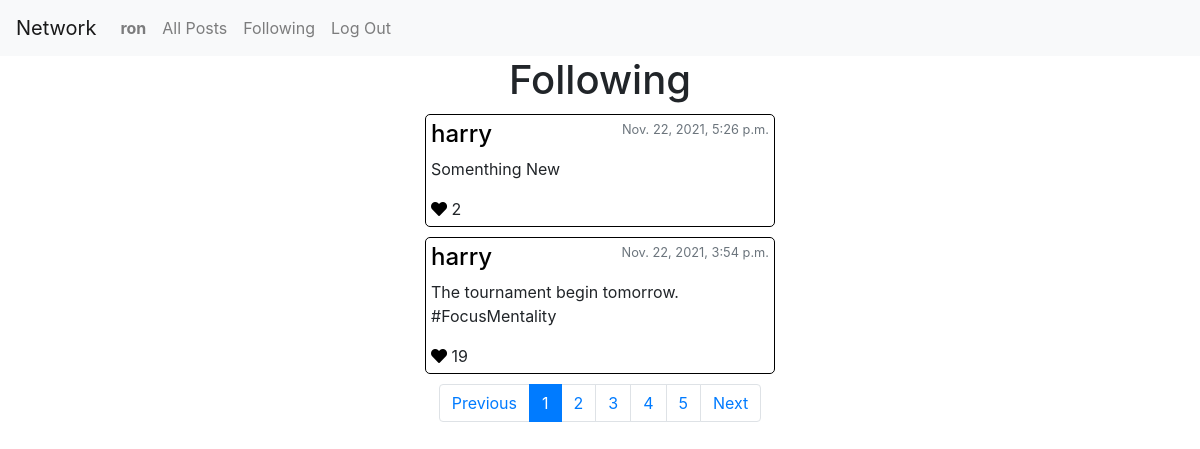
The page /following/1 (signed in) on the database as committed earlier.
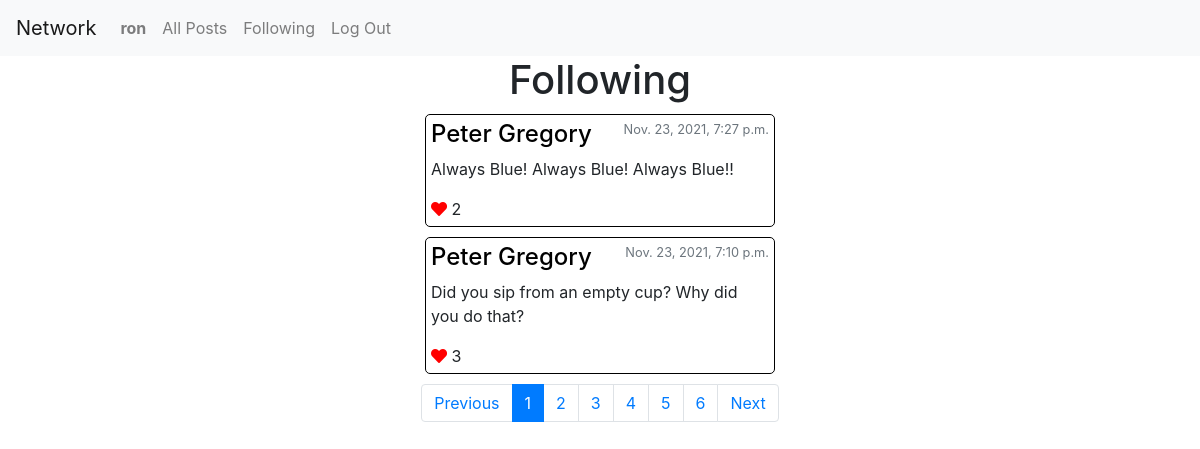
The same page on the database as committed later.
### network/models.py (models this page shows, shortened)
class Post(models.Model):
    creator = models.ForeignKey(User, on_delete=models.CASCADE)
    message = models.CharField(max_length=128)
    timestamp = models.DateTimeField(auto_now_add=True)
    likes = models.IntegerField(default=0)

class User(AbstractUser):
    followers = models.IntegerField(default=0)
    following = models.IntegerField(default=0)

### network/views.py (the view)
# urls.py: path("following/<int:page_number>", views.following, name="following"),
def following(request, page_number):
    follows = Follow.objects.filter(creator=request.user)
    targets = []
    for follow in follows:
        targets.append(follow.target)
    posts = Post.objects.filter(creator__in=targets).order_by('-timestamp')
    p = Paginator(posts, post_by_page)
    page = p.page(page_number)
    likes_given = Like.objects.filter(creator=request.user)
    posts_liked = []
    for like in likes_given:
        post_id = like.post_id
        posts_liked.append(post_id)
    return render(request, 'network/following.html',{
        'posts': page.object_list,
        'posts_liked': posts_liked,
        'range': p.page_range
    })

### network/templates/network/following.html (shortened to what this page needs)
{% extends "network/layout.html" %}
{% load static %}
{% block body %}
    <h1>Following</h1>
    <div id="posts">
        {% for post in posts %}
        <div class="post text-left" data-post_id="{{post.id}}">
            <div class="post-header">
                <a href="{% url 'profile' post.creator.username 1 %}">
                    <h4>{{ post.creator }}</h4>
                </a>
                <small class='text-secondary'>{{ post.timestamp }}</small>
            </div>
            <p>{{ post.message }}</p>
            {% if user.is_authenticated %}
                {% if post.id in posts_liked %}
                    <i class="fa fa-heart like" style="color:red"></i>
                {% else %}
                    <i class="fa fa-heart like" style="color:black"></i>
                {% endif %}
            {% else %}
                <i class="fa fa-heart like" style="color:black"></i>
            {% endif %}
            <span class="likes">{{post.likes}}</span> <br>
        </div>
        {% empty %}
         <h2>Opps! You are not following nobody</h2>
        {% endfor %}
    </div>
    <nav id="nav-pagination">
        <ul class="pagination">
          <li class="page-item">
              <a class="page-link previous" href="/following/1">Previous</a>
        </li>
          {% for i in range %}
             <li class="page-item page-number" data-page_number="{{i}}" >
                 <a class="page-link" href="/following/{{i}}">{{i}}</a>
            </li>
          {% endfor%}
          <li class="page-item">
              <a class="page-link next" href="/following/2">Next</a>
            </li>
        </ul>
    </nav>
{% endblock %}

Rows that differ between the two databases and show on the page:
no longer on this page (row unchanged): Post: creator "harry", timestamp "Nov. 22, 2021, 5:26 p.m.", message "Somenthing New", likes "2"
no longer on this page (row edited): Post: creator "harry", timestamp "Nov. 22, 2021, 3:54 p.m.", message "The tournament begin tomorrow. #FocusMentality", likes "19"
added Post: creator "Peter Gregory", timestamp "Nov. 23, 2021, 7:27 p.m.", message "Always Blue! Always Blue! Always Blue!!", likes "2"
added Post: creator "Peter Gregory", timestamp "Nov. 23, 2021, 7:10 p.m.", message "Did you sip from an empty cup? Why did you do that?", likes "3"
Other text that changed with them:
new list line: "6"
